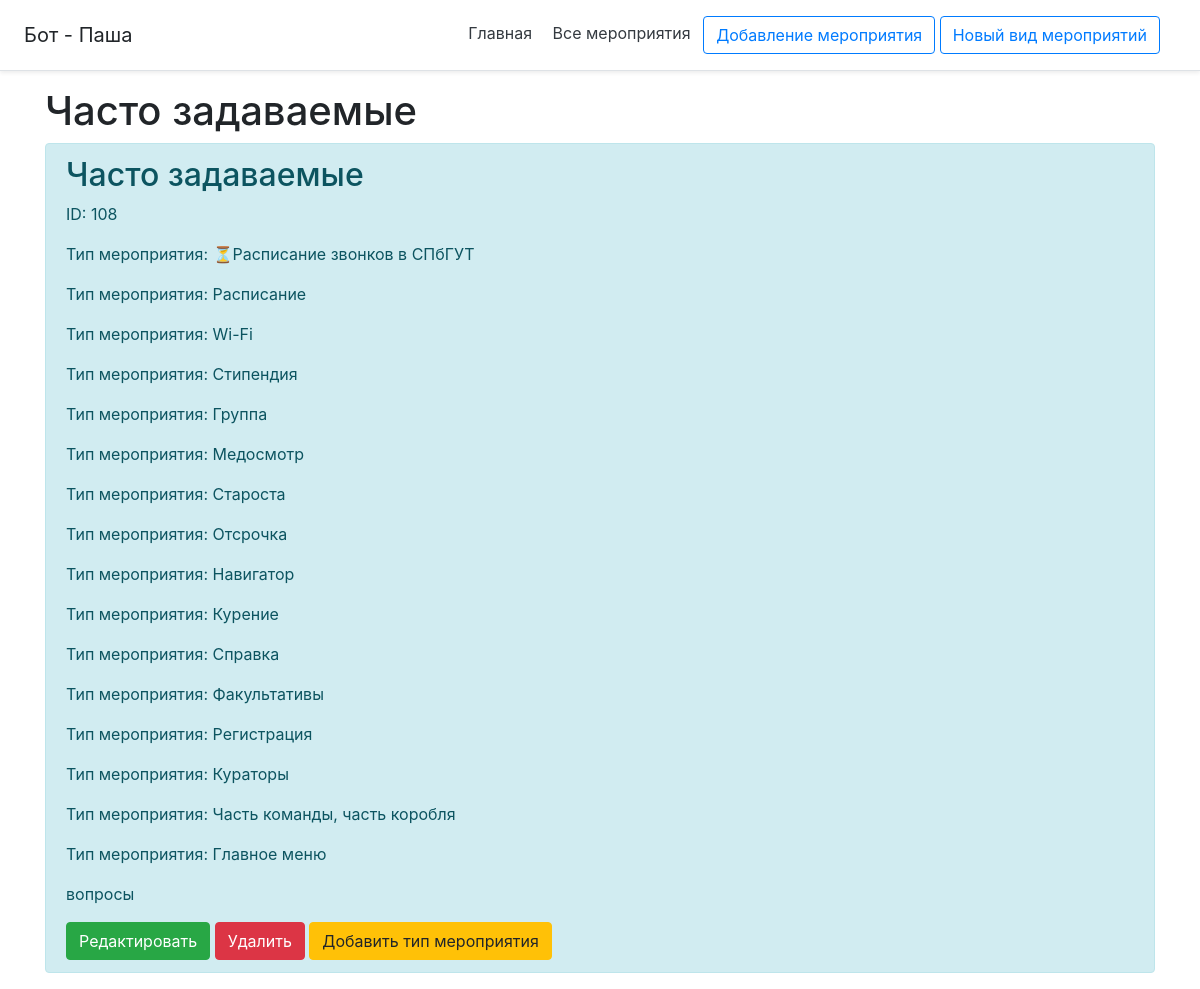
/event/108, run on an earlier commit of the app's database.
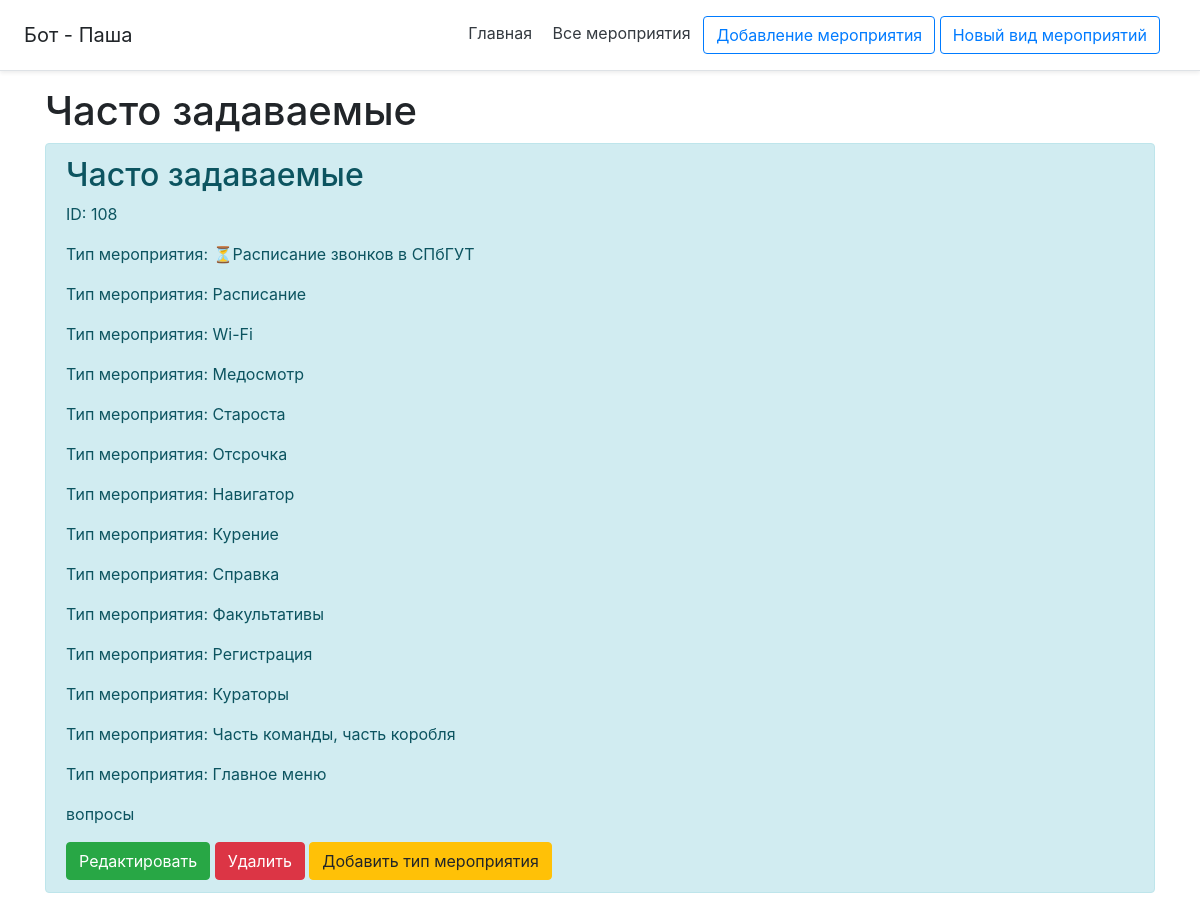
And on a later commit of the database.
### db_utils/database.py (models this page shows, shortened)
class Menu(db.Model):
    __tablename__ = "menu"
    id = db.Column(db.Integer, primary_key=True)
    name = db.Column(db.String(120), default='default_name')
    text = db.Column(db.String(10000), default='default_text')
    added = db.Column(db.DateTime, default=datetime.datetime.utcnow())
    active = db.Column(db.Boolean, nullable=False, default=True)
    author_id = db.Column(db.Integer, nullable=False, default=0)
    tags = db.Column(db.String(5000), default='нет тегов')
    inheritances = db.relationship('Inheritances',
                                   primaryjoin="or_(Menu.id==Inheritances.menu_id_descendant, Menu.id==Inheritances.menu_id_ancestor)",
                                   lazy='dynamic')
    attachment = db.relationship('Attachment',
                                 primaryjoin="Menu.id==Attachment.menu_id",
                                 lazy='dynamic')

### flask_app.py (the view)
@app.route('/event/<int:id>')
def event(id):
    event = Menu.query.get(id)
    inher_event = menus(select_inheritances({'menu_id': event.id}), response=[event])
    return render_template('event_details.html', event=event, inher_event=inher_event)

### bot_api/vk_bot_response.py (called while the page is built)
def menus(inher, response=None):
    menu_id_ancestor = inher
    menu_ids_descendant = [inheritances.menu_id_descendant for inheritances in menu_id_ancestor]
    menu_ids_descendant.extend([inheritances.menu_id_ancestor for inheritances in menu_id_ancestor])
    menu_ids = [el for el, _ in groupby(menu_ids_descendant)]
    if response:
        while response[0].id in menu_ids:
            menu_ids.remove(response[0].id)
    return select_menu({'menu_ids': list(menu_ids)})

### db_utils/select_db.py (called while the page is built)
def select_inheritances(args):
    inhers = Inheritances.query
    if 'menu_id' in args:
        inhers = Inheritances.query.filter(
            or_(
                Inheritances.menu_id_ancestor == args['menu_id'],
                and_(
                    Inheritances.menu_id_descendant == args['menu_id'],
                    Inheritances.reversible == 1
                )
            )
        )
    inhers = inhers.filter_by(active=True).all()
    if not inhers:
        return {}
    return inhers

def select_menu(args):
    menu = Menu.query.all()
    try:
        if 'menu_names' in args:
            menu = Menu.query.filter(Menu.name == args['menu_names']).all()
        if 'menu_ids' in args:
            menu = []
            for i in args['menu_ids']:
                menu.extend(Menu.query.filter(Menu.id == i).all())
    except Exception as e:
        print('Something WRONG - {}'.format(e))
    if 'filled_text' in args:
        if args['filled_text'] == 'true':
            text_replace(menu)
    return menu

### main/templates/event_details.html (shortened to what this page needs)
{% extends 'base.html' %}
{% block body %}
    <div class="container -mt-5">
        <h1>{{ event.name }}</h1>
        <div class="alert alert-info">
            <h2>{{ event.name }}</h2>
            <p>ID: {{ event.id }}</p>
            {% for el in inher_event %}
                <p>Тип мероприятия: {{ el.name }}</p>
            {% endfor %}
            <p>{{ event.text }}</p>
            <a href="/event/{{ event.id }}/update" class="btn btn-success">Редактировать</a>
            <a href="/event/{{ event.id }}/del" class="btn btn-danger">Удалить</a>
            <a href="/event/{{ event.id }}/inher" class="btn btn-warning">Добавить тип мероприятия</a>
        </div>
    </div>
{% endblock %}

### main/templates/base.html (shortened to what this page needs)
<!doctype html>
<html lang="ru">
<head>
    <link rel="stylesheet" href="https://stackpath.bootstrapcdn.com/bootstrap/4.5.2/css/bootstrap.min.css">
</head>
<body>
<div class="d-flex flex-column flex-md-row align-items-center p-3 px-md-4 mb-3 bg-white border-bottom shadow-sm">
  <h5 class="my-0 mr-md-auto font-weight-normal">Бот - Паша</h5>
  <nav class="my-2 my-md-0 mr-md-3">
    <a class="p-2 text-dark" href="/">Главная</a>
    <a class="p-2 text-dark" href="/all_events">Все мероприятия</a>
    <a class="btn btn-outline-primary" href="/create_events">Добавление мероприятия</a>
    <a class="btn btn-outline-primary" href="/create_type_of_event">Новый вид мероприятий</a>
  </nav>
</div>
{% block body %}{% endblock %}
</body>
</html>

What changed in the data, as far as the page shows it:
removed Menu: name "Стипендия"
removed Menu: name "Группа"
